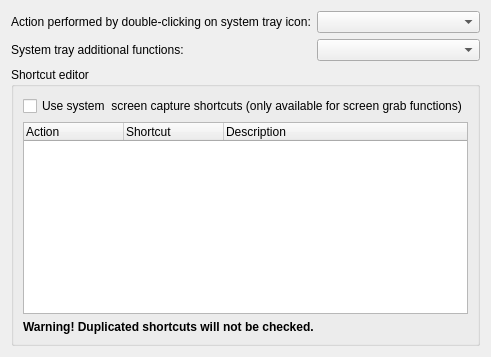
         <widget class="QWidget" name="tab_5">
          <attribute name="icon">
           <iconset resource="../res/hotshots.qrc">
            <normaloff>:/hotshots/hotkey.png</normaloff>:/hotshots/hotkey.png</iconset>
          </attribute>
          <attribute name="title">
           <string>Shortcut/Menu</string>
          </attribute>
          <layout class="QGridLayout" name="gridLayout_12">
           <item row="0" column="1">
            <widget class="QComboBox" name="comboBoxSystrayAction"/>
           </item>
           <item row="0" column="0">
            <widget class="QLabel" name="label_3">
             <property name="text">
              <string>Action performed by double-clicking on system tray icon:</string>
             </property>
            </widget>
           </item>
           <item row="3" column="0" colspan="2">
            <widget class="QGroupBox" name="groupBox_5">
             <property name="title">
              <string>Shortcut editor</string>
             </property>
             <layout class="QGridLayout" name="gridLayout_5">
              <item row="1" column="0">
               <widget class="QTreeWidget" name="treeWidgetShortCut">
                <column>
                 <property name="text">
                  <string>Action</string>
                 </property>
                </column>
                <column>
                 <property name="text">
                  <string>Shortcut</string>
                 </property>
                </column>
                <column>
                 <property name="text">
                  <string>Description</string>
                 </property>
                </column>
               </widget>
              </item>
              <item row="0" column="0">
               <widget class="QCheckBox" name="checkBoxUseSystemShortcuts">
                <property name="text">
                 <string>Use system  screen capture shortcuts (only available for screen grab functions)</string>
                </property>
               </widget>
              </item>
              <item row="2" column="0">
               <widget class="QLabel" name="label_22">
                <property name="font">
                 <font>
                  <weight>75</weight>
                  <bold>true</bold>
                 </font>
                </property>
                <property name="text">
                 <string>Warning! Duplicated shortcuts will not be checked.</string>
                </property>
               </widget>
              </item>
             </layout>
            </widget>
           </item>
           <item row="1" column="0">
            <widget class="QLabel" name="label_5">
             <property name="text">
              <string>System tray additional functions:</string>
             </property>
            </widget>
           </item>
           <item row="1" column="1">
            <widget class="QComboBox" name="comboBoxSystrayUserActionList"/>
           </item>
          </layout>
         </widget>
